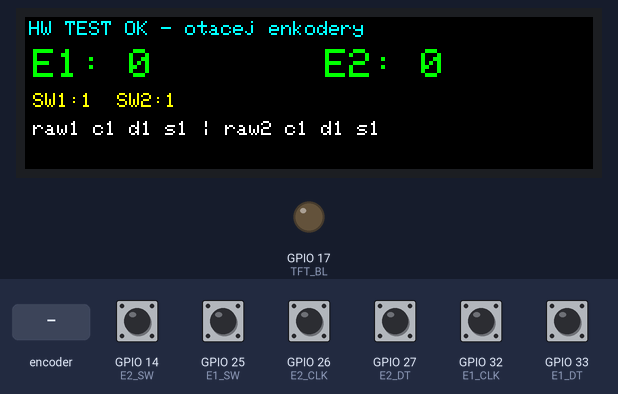
A sketch run on a simulated ESP32. Parts: 284×76 colour display, output pins drawn as LEDs (lit = HIGH). The inputs (shaded band) are chosen by the test bench; at power-on: GPIO 14 (E2_SW), GPIO 25 (E1_SW), GPIO 26 (E2_CLK), GPIO 27 (E2_DT), GPIO 32 (E1_CLK), GPIO 33 (E1_DT) HIGH. What the sketch prints to the serial monitor is not drawn.

Above: at 4.6 s.
4.7 s: rotary encoder on GPIO 32 (E1_CLK) / GPIO 33 (E1_DT) turned 3 steps (first pin leading)
At 5.9 s:
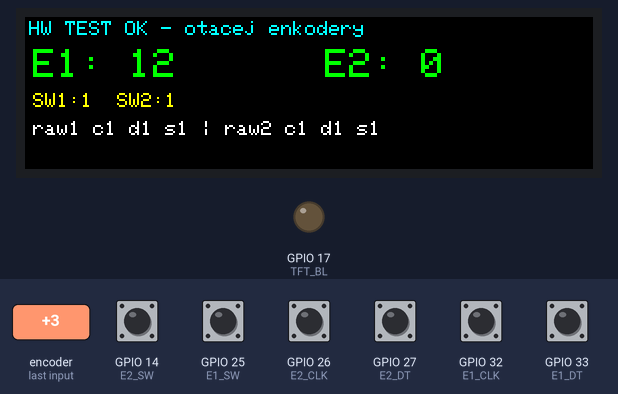
6.8 s: rotary encoder on GPIO 26 (E2_CLK) / GPIO 27 (E2_DT) turned 2 steps (second pin leading)
At 8.0 s:
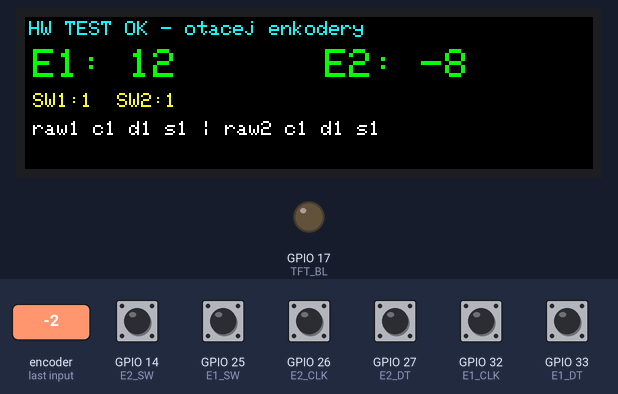
8.7 s: GPIO 14 (E2_SW) pulled LOW for 0.15 s
At 8.8 s:
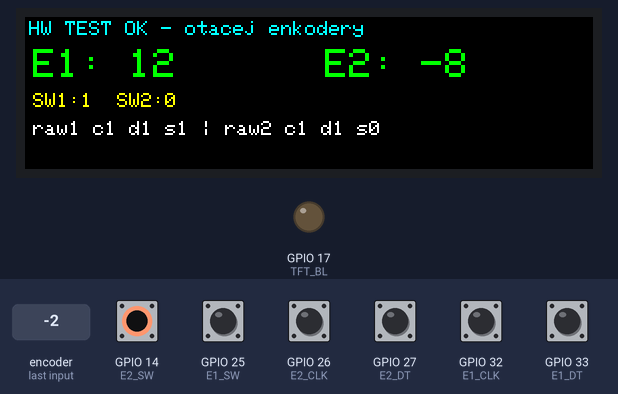
10.3 s: GPIO 25 (E1_SW) pulled LOW for 0.15 s
At 10.45 s:
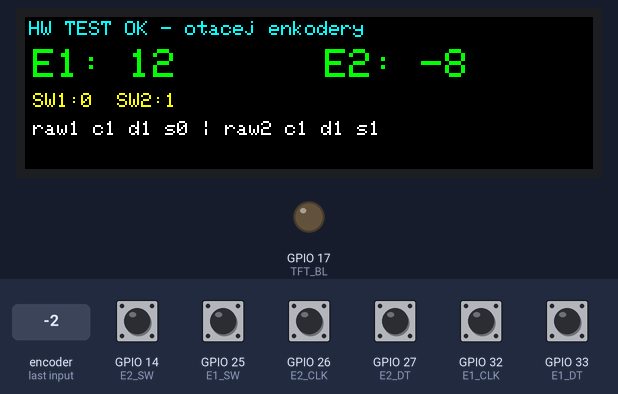
12.0 s: rotary encoder on GPIO 32 (E1_CLK) / GPIO 33 (E1_DT) turned 1 step (first pin leading)
At 12.5 s:
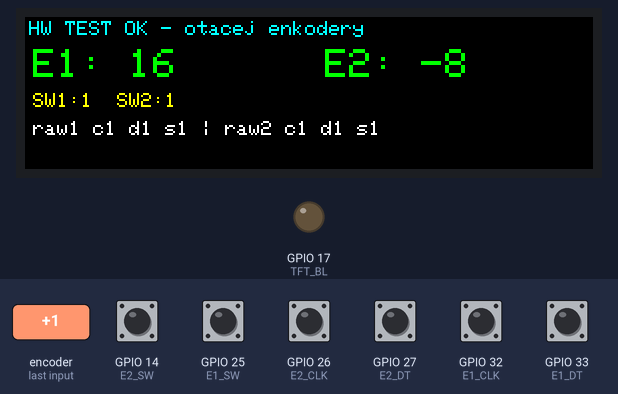
13.7 s: GPIO 14 (E2_SW) pulled LOW for 1 s
At 14.5 s:
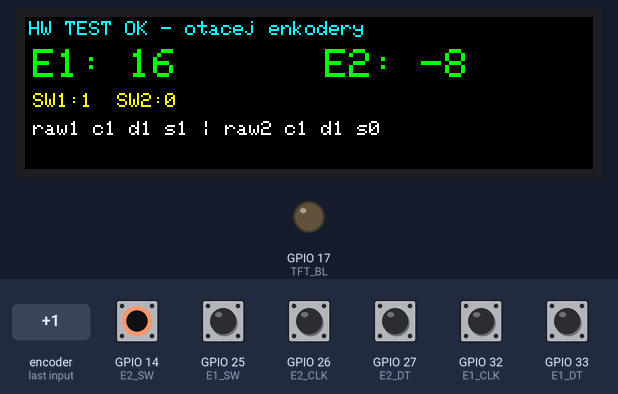
Timing chart, 0 to 16.7 s (numbered marks = the images above; inputs shaded):
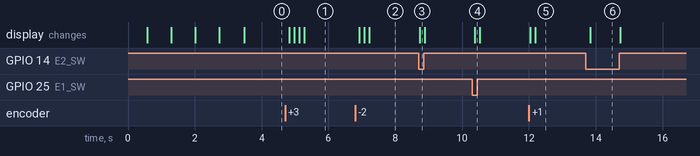

The sketch:

hw_test.ino
```cpp
// HW test - ST7789 76x284 + 2x EC11
// Arduino IDE: Boards Manager -> esp32; Library Manager -> "Adafruit ST7735 and ST7789 Library" (+ GFX)
// Board: "ESP32 Dev Module" (or uPesy WROOM), port COM7

#include <SPI.h>
#include <Adafruit_GFX.h>
#include <Adafruit_ST7789.h>

#define TFT_CS   5
#define TFT_DC   16
#define TFT_RST  4
#define TFT_BL   17

#define E1_CLK 32
#define E1_DT  33
#define E1_SW  25
#define E2_CLK 26
#define E2_DT  27
#define E2_SW  14

Adafruit_ST7789 tft(TFT_CS, TFT_DC, TFT_RST);

// quadrature table [prev<<2 | cur]
static const int8_t ENC_TABLE[16] = {
   0, -1,  1,  0,
   1,  0,  0, -1,
  -1,  0,  0,  1,
   0,  1, -1,  0
};

long e1pos = 0, e2pos = 0;
uint8_t e1last, e2last;
uint8_t e1swLast = 1, e2swLast = 1;

void row(int x, int y, int w, const char *txt, uint16_t color, uint8_t size) {
  tft.fillRect(x, y, w, size * 8 + 2, ST77XX_BLACK);
  tft.setTextSize(size);
  tft.setTextColor(color);
  tft.setCursor(x, y);
  tft.print(txt);
}

void setup() {
  Serial.begin(115200);
  delay(400);
  Serial.println();
  Serial.println("=== HW TEST: display + encoders ===");

  pinMode(TFT_BL, OUTPUT);
  digitalWrite(TFT_BL, LOW);    // backlight ON (module is active LOW)

  SPI.begin(18, -1, 23, 5);     // SCK / MOSI of the display

  pinMode(E1_CLK, INPUT_PULLUP);
  pinMode(E1_DT,  INPUT_PULLUP);
  pinMode(E1_SW,  INPUT_PULLUP);
  pinMode(E2_CLK, INPUT_PULLUP);
  pinMode(E2_DT,  INPUT_PULLUP);
  pinMode(E2_SW,  INPUT_PULLUP);

  Serial.print("Panel init... ");
  tft.init(76, 284);
  tft.setRotation(1);
  tft.setTextWrap(false);
  Serial.print("OK, ");
  Serial.print(tft.width());
  Serial.print("x");
  Serial.println(tft.height());

  tft.fillScreen(ST77XX_RED);   Serial.println("RED");   delay(700);
  tft.fillScreen(ST77XX_GREEN); Serial.println("GREEN"); delay(700);
  tft.fillScreen(ST77XX_BLUE);  Serial.println("BLUE");  delay(700);
  tft.fillScreen(ST77XX_WHITE); Serial.println("WHITE"); delay(700);
  tft.fillScreen(ST77XX_BLACK);

  tft.setTextSize(1);
  tft.setTextColor(ST77XX_CYAN, ST77XX_BLACK);
  tft.setCursor(2, 2);
  tft.print(F("HW TEST OK - otacej enkodery"));

  e1last = (uint8_t)((digitalRead(E1_CLK) << 1) | digitalRead(E1_DT));
  e2last = (uint8_t)((digitalRead(E2_CLK) << 1) | digitalRead(E2_DT));

  Serial.println("Hotovo. Otacej enkodery, mackej SW. Sleduj displej i Serial Monitor.");
}

void loop() {
  uint8_t s1 = (uint8_t)((digitalRead(E1_CLK) << 1) | digitalRead(E1_DT));
  if (s1 != e1last) {
    int8_t d = ENC_TABLE[(e1last << 2) | s1];
    if (d) { e1pos += d; Serial.print("ENC1:"); Serial.println(e1pos); }
    e1last = s1;
  }
  uint8_t s2 = (uint8_t)((digitalRead(E2_CLK) << 1) | digitalRead(E2_DT));
  if (s2 != e2last) {
    int8_t d = ENC_TABLE[(e2last << 2) | s2];
    if (d) { e2pos += d; Serial.print("ENC2:"); Serial.println(e2pos); }
    e2last = s2;
  }

  uint8_t sw1 = (uint8_t)digitalRead(E1_SW);
  uint8_t sw2 = (uint8_t)digitalRead(E2_SW);
  if (sw1 != e1swLast) {
    e1swLast = sw1;
    Serial.print("SW1:"); Serial.println(sw1 ? 1 : 0);
  }
  if (sw2 != e2swLast) {
    e2swLast = sw2;
    Serial.print("SW2:"); Serial.println(sw2 ? 1 : 0);
  }

  static unsigned long lastDraw = 0;
  if (millis() - lastDraw < 150) return;
  lastDraw = millis();

  char b[32];
  snprintf(b, sizeof(b), "E1: %ld", e1pos);
  row(4, 16, 140, b, ST77XX_GREEN, 2);
  snprintf(b, sizeof(b), "E2: %ld", e2pos);
  row(150, 16, 130, b, ST77XX_GREEN, 2);

  snprintf(b, sizeof(b), "SW1:%d  SW2:%d", sw1, sw2);
  row(4, 38, 280, b, ST77XX_YELLOW, 1);

  snprintf(b, sizeof(b), "raw1 c%d d%d s%d | raw2 c%d d%d s%d",
           digitalRead(E1_CLK), digitalRead(E1_DT), sw1,
           digitalRead(E2_CLK), digitalRead(E2_DT), sw2);
  row(4, 52, 280, b, ST77XX_WHITE, 1);

  Serial.printf("RAW 1:c%d d%d s%d | 2:c%d d%d s%d\n",
                digitalRead(E1_CLK), digitalRead(E1_DT), sw1,
                digitalRead(E2_CLK), digitalRead(E2_DT), sw2);
}
```

Measured:
- after the input at 4.7 s, the display: first changes after 0.13 s (image 1 shows a later state)
- after the input at 6.8 s, the display: first changes after 0.13 s (image 2 shows a later state)
- after the input at 8.7 s, the display: changes at once (image 3)
- after the input at 10.3 s, the display: changes after 0.08 s (image 4)
- after the input at 12.0 s, the display: first changes at once (image 5 shows a later state)
- after the input at 13.7 s, the display: changes after 0.13 s (image 6)
